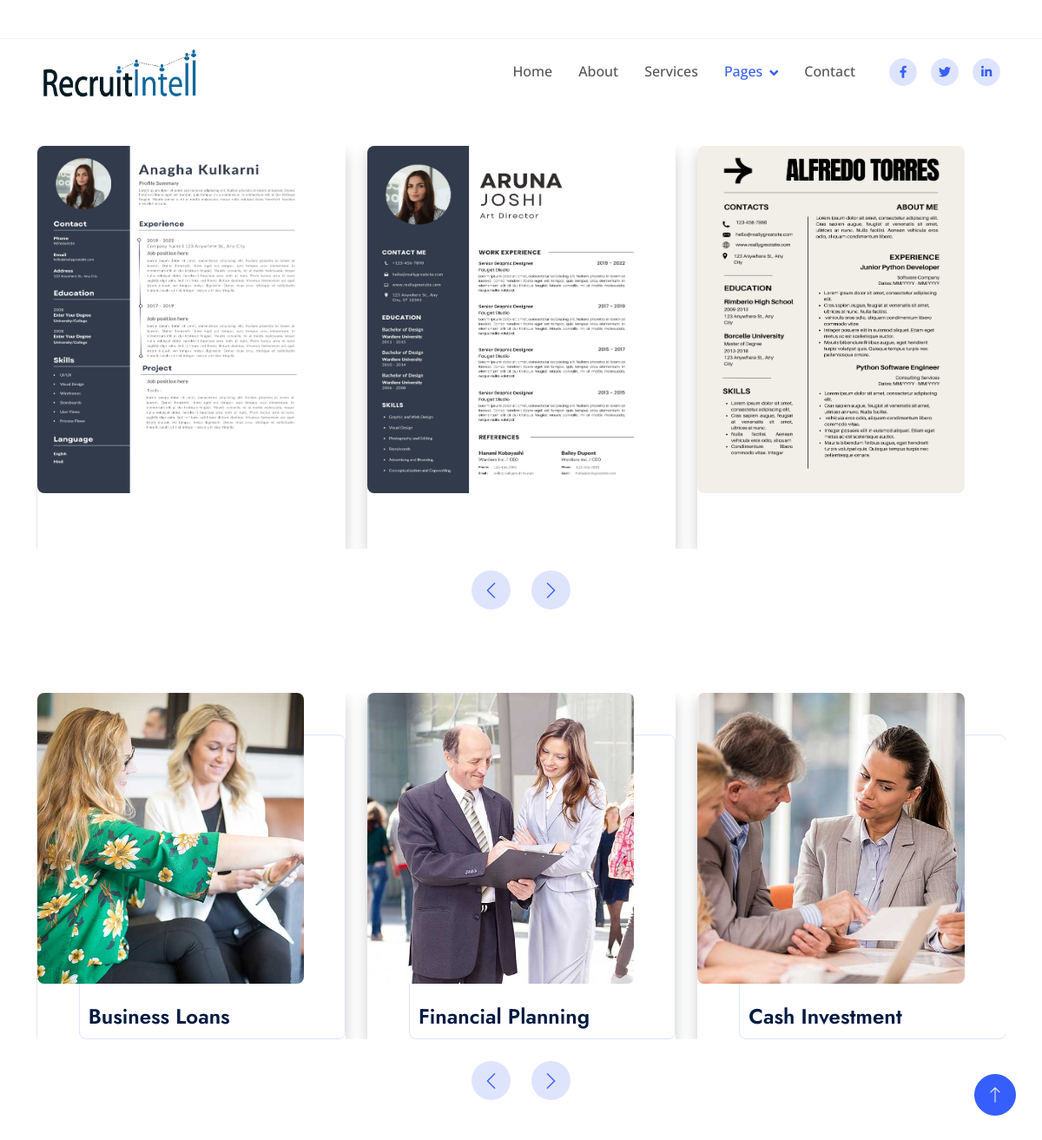
Before: /team with the older database file.
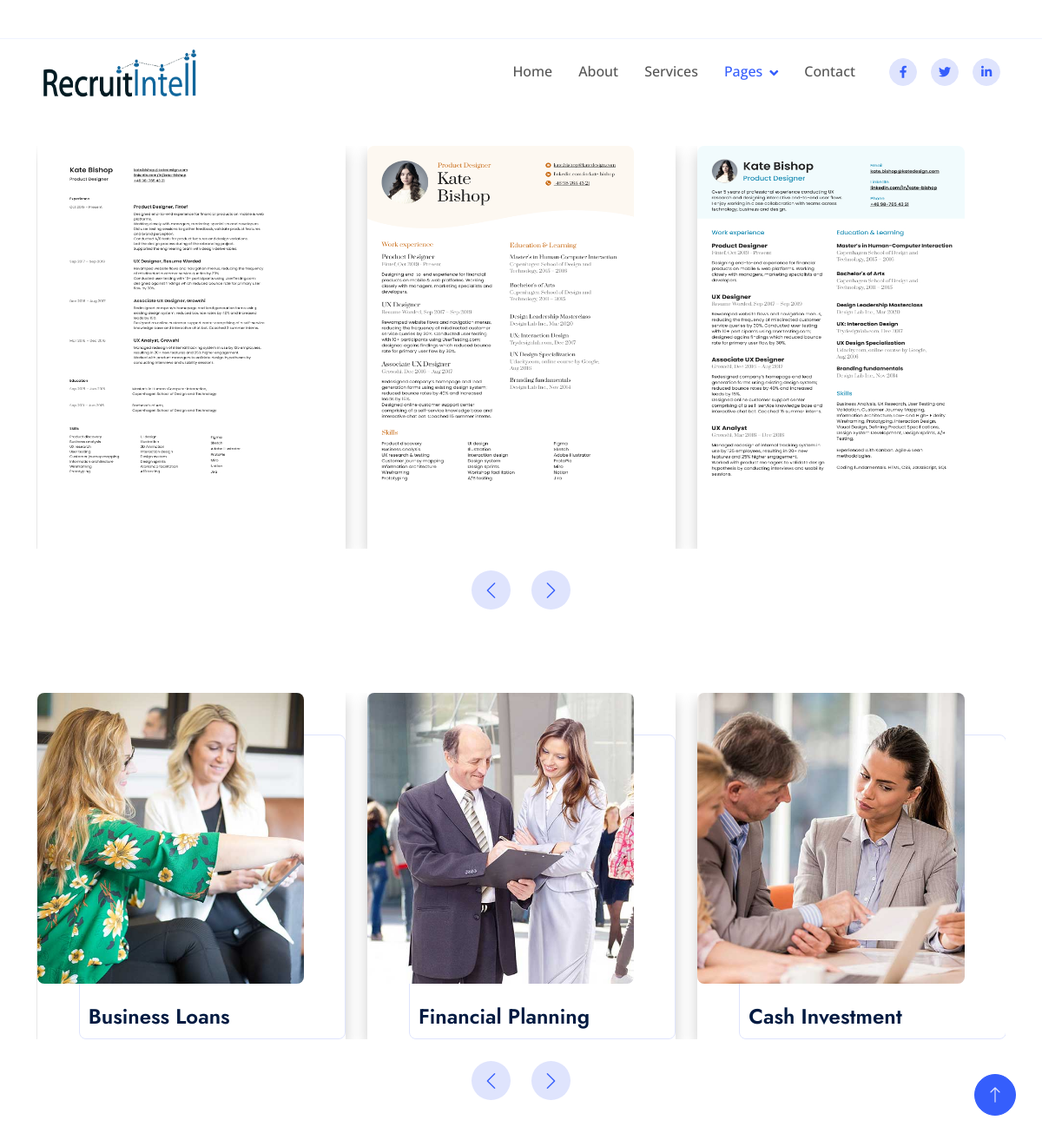
After: the same page with the newer database file.
### landing_page/models.py (models this page shows)
class Templates(models.Model):
    template = models.FileField(upload_to='shared_template_folder/',default="template")
    plain_template = models.FileField(upload_to='shared_template_folder/',default="plain template")

### landing_page/views.py (the view)
# urls.py: path('team', views.team, name='team'),
def team(request):
    data=Templates.objects.all()
    context={'data':data,'u_id':id}
    return render(request,'team.html',context)

### landing_page/templates/team.html (shortened to what the changed rows need)
<!DOCTYPE html>
<html lang="en">
<head>
    <link href="https://cdnjs.cloudflare.com/ajax/libs/font-awesome/5.10.0/css/all.min.css" rel="stylesheet">
    <link href="https://cdn.jsdelivr.net/npm/bootstrap-icons@1.4.1/font/bootstrap-icons.css" rel="stylesheet">
    <link href="/static/assets/lib/animate/animate.min.css" rel="stylesheet">
    <link href="/static/assets/lib/owlcarousel/assets/owl.carousel.min.css" rel="stylesheet">
    <link href="/static/assets/css/bootstrap.min.css" rel="stylesheet">
    <link href="/static/assets/css/style.css" rel="stylesheet">
</head>
<body>
<br><br>
<br>
<br><br>
    <div class="container-xxl py-5">
        <div class="container">
            <div class="owl-carousel project-carousel wow fadeInUp" data-wow-delay="0.3s">
                {% for x in data %}
    <div class="project-item pe-5 pb-5">
        <div class="project-img mb-3">
            <img class="img-fluid rounded" src="{{ x.template.url }}" alt="" style="max-height: 400px;">
        </div>
    </div>
{% endfor %}
            </div>
        </div>
    </div>
</body>
</html>

Changed rows visible on the page:
removed Templates: template (picture)
removed Templates: template (picture)
removed Templates: template (picture)
added Templates: template (picture)
added Templates: template (picture)
added Templates: template (picture)
